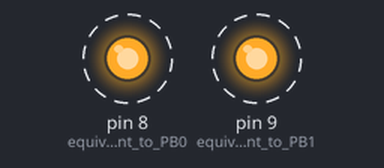
The sketch below on a simulated Arduino Uno, built with avr-gcc and run on an emulated ATmega328P. On the bench: output pins drawn as LEDs (lit = HIGH). Dashed ring = blinking.

Above: at 0.2 s.
Timing chart, 0 to 3.0 s (numbered marks = the images above):
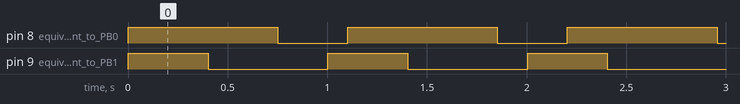

The sketch:

CH4_Example7_BlinkingLED.ino
```cpp
unsigned long pasttime1 = 0;
unsigned long pasttime2 = 0;
unsigned long currenttime1 = 0;
unsigned long currenttime2 = 0;
bool flag1 = 0;
bool flag2 = 0;

void setup() {
  // put your setup code here, to run once:
  Serial.begin(9600);
  pinMode(8, OUTPUT);   //equivalent to PB0
  pinMode(9, OUTPUT);   //equivalent to PB1
}

void loop() {
  // put your main code here, to run repeatedly:
  currenttime1 = millis(); //Returns the number of milliseconds passed
  currenttime2 = millis();
  if (flag1 == 0) {
    digitalWrite(8, HIGH);
    if ((currenttime1 - pasttime1) > 750) {
      flag1 = 1;
      pasttime1 = currenttime1;
    }
  }
  else {
    digitalWrite(8, LOW);
    if ((currenttime1 - pasttime1) > 350) {
      flag1 = 0;
      pasttime1 = currenttime1;
    }
  }

  if (flag2 == 0) {
    digitalWrite(9, HIGH);
    if ((currenttime2 - pasttime2) > 400) {
      flag2 = 1;
      pasttime2 = currenttime2;
    }
  }
  else  {
    digitalWrite(9, LOW);
    if ((currenttime2 - pasttime2) > 600) {
      flag2 = 0;
      pasttime2 = currenttime2;
    }
  }
}
```

Measured:
- by itself, pin 8 (equivalent_to_PB0): alternates HIGH for 0.75 s and LOW for 0.35 s
- by itself, pin 9 (equivalent_to_PB1): alternates HIGH for 0.40 s and LOW for 0.60 s
- by itself, everything shown: repeats every 11.0 s, in 42 steps
